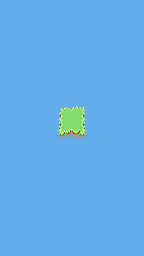

The image is a tile-based game level rendered from a .tmx file. Its description and complete source (layers, tilesets, objects, tile grids) follow:
An orthogonal 9x16 tile map with 16x16 px tiles, 2 tile layers (main-menu, character).

<map version="1.2" tiledversion="1.3.1" orientation="orthogonal" renderorder="right-down" compressionlevel="0" width="9" height="16" tilewidth="16" tileheight="16" infinite="0" nextlayerid="4" nextobjectid="1">
 <tileset firstgid="1" source="../levels/forest_set.tsx" />
 <layer id="1" name="main-menu" width="9" height="16">
  <data encoding="csv">
110,110,110,110,110,110,110,110,110,
110,110,110,110,110,110,110,110,110,
110,110,110,110,110,110,110,110,110,
110,110,110,110,110,110,110,110,110,
110,110,110,110,110,110,110,110,110,
110,110,110,110,110,110,110,110,110,
110,110,110,110,110,110,110,110,110,
110,110,110,110,110,110,110,110,110,
110,110,110,110,110,110,110,110,110,
110,110,110,110,110,110,110,110,110,
110,110,110,110,110,110,110,110,110,
110,157,158,159,110,157,158,159,110,
110,169,1,171,110,169,1,171,110,
110,181,182,183,110,181,182,183,110,
110,110,110,110,110,110,110,110,110,
110,110,110,110,110,110,110,110,110
</data>
 </layer>
 <layer id="3" name="character" width="9" height="16">
  <data encoding="csv">
110,110,110,110,110,110,110,110,110,
110,110,110,110,110,110,110,110,110,
110,110,110,110,110,110,110,110,110,
110,110,110,110,110,110,110,110,110,
110,110,110,110,110,110,110,110,110,
110,110,110,110,110,110,110,110,110,
110,110,110,157,158,159,110,110,110,
110,110,110,169,1,171,110,110,110,
110,110,110,181,182,183,110,110,110,
110,110,110,110,110,110,110,110,110,
110,110,110,110,110,110,110,110,110,
110,110,110,110,110,110,110,110,110,
110,110,110,110,110,110,110,110,110,
110,110,110,110,110,110,110,110,110,
110,110,110,110,110,110,110,110,110,
110,110,110,110,110,110,110,110,110
</data>
 </layer>
</map>
